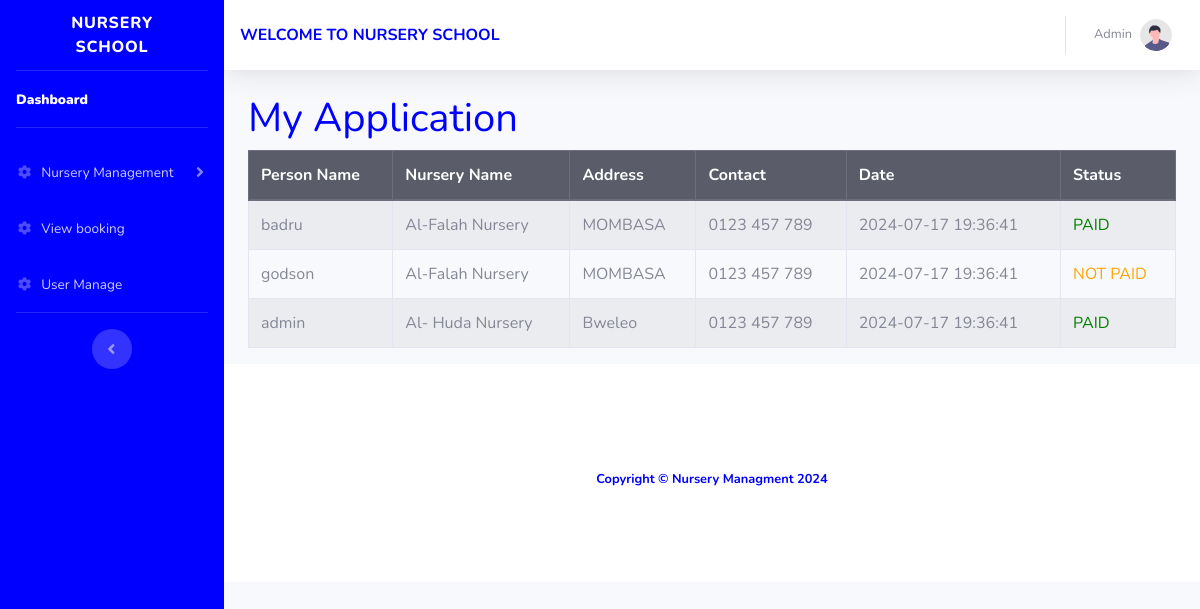
/Pages/user-bookings.php (signed in), run on the app's committed database.
### tables this page shows
CREATE TABLE `booking` (
  `booking_id` int(11) NOT NULL,
  `user_id` int(11) NOT NULL,
  `nursery_id` int(11) NOT NULL,
  `name` varchar(50) NOT NULL,
  `date` date NOT NULL,
  `status` int(11) NOT NULL,
  `phone` int(100) NOT NULL
);

CREATE TABLE `nursery` (
  `nursery_id` int(11) NOT NULL,
  `nursery_name` varchar(100) NOT NULL,
  `address` varchar(255) NOT NULL,
  `contact_information` varchar(100) NOT NULL,
  `staff_id` int(100) NOT NULL,
  `img` varchar(100) NOT NULL
);

CREATE TABLE `user` (
  `user_id` int(11) NOT NULL,
  `full_name` varchar(50) NOT NULL,
  `date` timestamp NOT NULL DEFAULT current_timestamp() ON UPDATE current_timestamp(),
  `street_name` varchar(100) NOT NULL,
  `phone` varchar(100) NOT NULL,
  `email` varchar(100) NOT NULL,
  `role` int(11) NOT NULL,
  `password` varchar(255) NOT NULL
);

### assets/handler/fetch_users_booking.php (the view, shortened to what this page needs)
<?php
require_once('connection.php');
$user_id = $_SESSION['id'];
$query = "SELECT * FROM booking, nursery, user WHERE nursery.nursery_id = booking.nursery_id and user.user_id = booking.user_id and booking.user_id = $user_id";
$result = $conn->query($query);
if ($result->num_rows > 0) {
    echo '
    <table class="table table-striped table-bordered">
        <thead class="thead-dark">
            <tr>
                <th>Person Name</th>
                <th>Nursery Name</th>
                <th>Address</th>
                <th>Contact</th>
                <th>Date</th>
                <th>Status</th>
            </tr>
        </thead>
        <tbody>';
    while ($row = $result->fetch_assoc()) {
        $status_text = $row['status'] > 0 ? 'PAID' : 'NOT PAID';
        $status_color = $row['status'] > 0 ? 'green' : 'orange';
        echo '
        <tr>
            <td>' . htmlspecialchars($row['name']) . '</td>
            <td>' . htmlspecialchars($row['nursery_name']) . '</td>
            <td>' . htmlspecialchars($row['address']) . '</td>
            <td>' . htmlspecialchars($row['phone']) . '</td>
            <td>' . htmlspecialchars($row['date']) . '</td>
            <td style="color: ' . htmlspecialchars($status_color) . ';">' . htmlspecialchars($status_text) . '</td>
        </tr>';
    }
    echo '
        </tbody>
    </table>';
} else {
    echo '<div class="alert alert-info" role="alert">No bookings found.</div>';
}
?>

### data on the page
booking: name "badru", nursery.nursery_name "Al-Falah Nursery", nursery.address "MOMBASA", user.phone "0123 457 789", user.date "2024-07-17 19:36:41", status "PAID"
booking: name "godson", nursery.nursery_name "Al-Falah Nursery", nursery.address "MOMBASA", user.phone "0123 457 789", user.date "2024-07-17 19:36:41", status "NOT PAID"
booking: name "admin", nursery.nursery_name "Al- Huda Nursery", nursery.address "Bweleo", user.phone "0123 457 789", user.date "2024-07-17 19:36:41", status "PAID"

### other printed values
$user_name "Admin"
